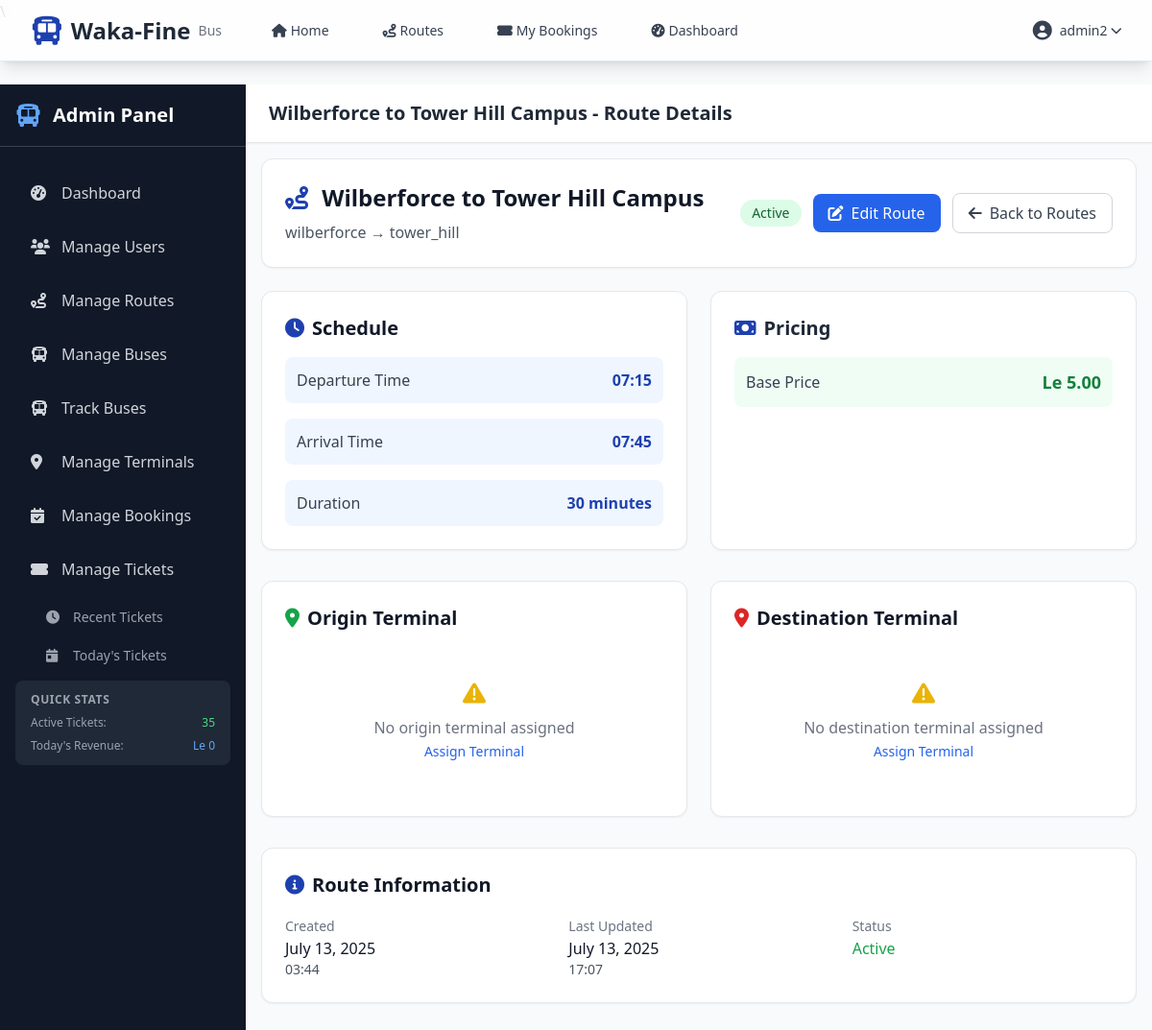
The page /routes/22/admin-detail/ (signed in) on the database its author committed.
### accounts/models.py (models this page shows, shortened)
class User(AbstractUser):
    ROLE_CHOICES = [
        ("admin", "Admin"),
        ("staff", "Staff"),
        ("customer", "Customer"),
    ]
    role = models.CharField(max_length=10, choices=ROLE_CHOICES, default="customer")
    phone_number = models.CharField(max_length=15, blank=True, null=True)
    created_at = models.DateTimeField(auto_now_add=True)
    updated_at = models.DateTimeField(auto_now=True)
    @property
    def is_admin(self):
        return self.role == "admin"

### routes/models.py (models this page shows, shortened)
class Route(models.Model):
    LOCATION_CHOICES = [
        ("lumley", "Lumley"),
        ("regent_road", "Regent Road"),
        ("aberdeen", "Aberdeen"),
        ("hill_station", "Hill Station"),
        ("kissy", "Kissy"),
        ("east_end", "East End"),
        ("wilberforce", "Wilberforce"),
        ("tower_hill", "Tower Hill"),
        ("ferry_junction", "Ferry Junction"),
        ("goderich", "Goderich"),
        ("kent", "Kent"),
        ("congo_cross", "Congo Cross"),
    ]
    name = models.CharField(max_length=100)
    origin = models.CharField(max_length=50, choices=LOCATION_CHOICES)
    destination = models.CharField(max_length=50, choices=LOCATION_CHOICES)
    origin_terminal = models.ForeignKey(
        "terminals.Terminal",
        on_delete=models.SET_NULL,
        null=True,
        blank=True,
        related_name="origin_routes",
        help_text="Terminal where this route starts",
    )
    destination_terminal = models.ForeignKey(
        "terminals.Terminal",
        on_delete=models.SET_NULL,
        null=True,
        blank=True,
        related_name="destination_routes",
        help_text="Terminal where this route ends",
    )
    price = models.DecimalField(max_digits=10, decimal_places=2)
    departure_time = models.TimeField()
    arrival_time = models.TimeField()
    duration_minutes = models.PositiveIntegerField(help_text="Duration in minutes")
    is_active = models.BooleanField(default=True)
    created_at = models.DateTimeField(auto_now_add=True)
    updated_at = models.DateTimeField(auto_now=True)
    class Meta:
        unique_together = ["origin", "destination", "departure_time"]

### routes/views.py (the view)
class AdminRouteDetailView(AdminRequiredMixin, DetailView):
    model = Route
    template_name = "routes/admin_detail.html"
    context_object_name = "route"

### routes/views.py (called while the page is built)
    def test_func(self):
        return self.request.user.is_authenticated and (
            self.request.user.is_admin or self.request.user.is_staff_member
        )

### templates/routes/admin_detail.html
{% extends 'accounts/admin/base_admin.html' %}
{% block page_title %}{{ route.name }} - Route Details{% endblock %}
{% block content %}
<div class="max-w-6xl mx-auto">
    <div class="bg-white rounded-xl shadow-sm border border-gray-200 p-6 mb-6">
        <div class="flex flex-col md:flex-row md:items-center md:justify-between">
            <div>
                <h1 class="text-2xl font-bold text-gray-900 mb-2">
                    <i class="fas fa-route text-primary mr-2"></i>
                    {{ route.name }}
                </h1>
                <p class="text-gray-600">{{ route.origin }} → {{ route.destination }}</p>
            </div>
            <div class="mt-4 md:mt-0 flex items-center space-x-3">
                <span class="{% if route.is_active %}bg-green-100 text-green-800{% else %}bg-red-100 text-red-800{% endif %} px-3 py-1 rounded-full text-sm font-medium">
                    {% if route.is_active %}Active{% else %}Inactive{% endif %}
                </span>
                <a href="{% url 'routes:update' route.pk %}" class="px-4 py-2 bg-blue-600 text-white rounded-lg hover:bg-blue-700 transition-colors">
                    <i class="fas fa-edit mr-2"></i>Edit Route
                </a>
                <a href="{% url 'accounts:admin_manage_routes' %}" class="px-4 py-2 border border-gray-300 rounded-lg text-gray-700 hover:bg-gray-50 transition-colors">
                    <i class="fas fa-arrow-left mr-2"></i>Back to Routes
                </a>
            </div>
        </div>
    </div>
    <div class="grid grid-cols-1 lg:grid-cols-2 gap-6 mb-8">
        <div class="bg-white rounded-xl shadow-sm border border-gray-200 p-6">
            <h2 class="text-xl font-semibold text-gray-900 mb-4">
                <i class="fas fa-clock text-primary mr-2"></i>Schedule
            </h2>
            <div class="space-y-4">
                <div class="flex justify-between items-center p-3 bg-blue-50 rounded-lg">
                    <span class="text-gray-700 font-medium">Departure Time</span>
                    <span class="text-primary font-bold">{{ route.departure_time|time:"H:i" }}</span>
                </div>
                <div class="flex justify-between items-center p-3 bg-blue-50 rounded-lg">
                    <span class="text-gray-700 font-medium">Arrival Time</span>
                    <span class="text-primary font-bold">{{ route.arrival_time|time:"H:i" }}</span>
                </div>
                <div class="flex justify-between items-center p-3 bg-blue-50 rounded-lg">
                    <span class="text-gray-700 font-medium">Duration</span>
                    <span class="text-primary font-bold">{{ route.duration_minutes }} minutes</span>
                </div>
            </div>
        </div>
        <div class="bg-white rounded-xl shadow-sm border border-gray-200 p-6">
            <h2 class="text-xl font-semibold text-gray-800 mb-4">
                <i class="fas fa-money-bill text-primary mr-2"></i>Pricing
            </h2>
            <div class="space-y-4">
                <div class="flex justify-between items-center p-3 bg-green-50 rounded-lg">
                    <span class="text-gray-700 font-medium">Base Price</span>
                    <span class="text-green-700 font-bold text-lg">Le {{ route.price }}</span>
                </div>
            </div>
        </div>
    </div>
    <div class="grid grid-cols-1 lg:grid-cols-2 gap-6 mb-8">
        <div class="bg-white rounded-xl shadow-sm border border-gray-200 p-6">
            <h2 class="text-xl font-semibold text-gray-900 mb-4">
                <i class="fas fa-map-marker-alt text-green-600 mr-2"></i>Origin Terminal
            </h2>
            {% if route.origin_terminal %}
                <div class="space-y-3">
                    <div>
                        <span class="text-sm font-medium text-gray-500">Terminal Name</span>
                        <p class="text-gray-900 font-medium">{{ route.origin_terminal.name }}</p>
                    </div>
                    <div>
                        <span class="text-sm font-medium text-gray-500">Type</span>
                        <p class="text-gray-900">{{ route.origin_terminal.get_terminal_type_display }}</p>
                    </div>
                    <div>
                        <span class="text-sm font-medium text-gray-500">Location</span>
                        <p class="text-gray-900">{{ route.origin_terminal.location }}</p>
                    </div>
                    <div>
                        <span class="text-sm font-medium text-gray-500">Operating Hours</span>
                        <p class="text-gray-900">{{ route.origin_terminal.operating_hours }}</p>
                    </div>
                </div>
            {% else %}
                <div class="text-center py-8">
                    <i class="fas fa-exclamation-triangle text-yellow-500 text-2xl mb-2"></i>
                    <p class="text-gray-500">No origin terminal assigned</p>
                    <a href="{% url 'routes:update' route.pk %}" class="text-blue-600 hover:text-blue-800 text-sm">Assign Terminal</a>
                </div>
            {% endif %}
        </div>
        <div class="bg-white rounded-xl shadow-sm border border-gray-200 p-6">
            <h2 class="text-xl font-semibold text-gray-900 mb-4">
                <i class="fas fa-map-marker-alt text-red-600 mr-2"></i>Destination Terminal
            </h2>
            {% if route.destination_terminal %}
                <div class="space-y-3">
                    <div>
                        <span class="text-sm font-medium text-gray-500">Terminal Name</span>
                        <p class="text-gray-900 font-medium">{{ route.destination_terminal.name }}</p>
                    </div>
                    <div>
                        <span class="text-sm font-medium text-gray-500">Type</span>
                        <p class="text-gray-900">{{ route.destination_terminal.get_terminal_type_display }}</p>
                    </div>
                    <div>
                        <span class="text-sm font-medium text-gray-500">Location</span>
                        <p class="text-gray-900">{{ route.destination_terminal.location }}</p>
                    </div>
                    <div>
                        <span class="text-sm font-medium text-gray-500">Operating Hours</span>
                        <p class="text-gray-900">{{ route.destination_terminal.operating_hours }}</p>
                    </div>
                </div>
            {% else %}
                <div class="text-center py-8">
                    <i class="fas fa-exclamation-triangle text-yellow-500 text-2xl mb-2"></i>
                    <p class="text-gray-500">No destination terminal assigned</p>
                    <a href="{% url 'routes:update' route.pk %}" class="text-blue-600 hover:text-blue-800 text-sm">Assign Terminal</a>
                </div>
            {% endif %}
        </div>
    </div>
    <div class="bg-white rounded-xl shadow-sm border border-gray-200 p-6">
        <h2 class="text-xl font-semibold text-gray-900 mb-4">
            <i class="fas fa-info-circle text-primary mr-2"></i>Route Information
        </h2>
        <div class="grid grid-cols-1 md:grid-cols-3 gap-6">
            <div>
                <span class="text-sm font-medium text-gray-500">Created</span>
                <p class="text-gray-900">{{ route.created_at|date:"F d, Y" }}</p>
                <p class="text-gray-600 text-sm">{{ route.created_at|time:"H:i" }}</p>
            </div>
            <div>
                <span class="text-sm font-medium text-gray-500">Last Updated</span>
                <p class="text-gray-900">{{ route.updated_at|date:"F d, Y" }}</p>
                <p class="text-gray-600 text-sm">{{ route.updated_at|time:"H:i" }}</p>
            </div>
            <div>
                <span class="text-sm font-medium text-gray-500">Status</span>
                <p class="font-medium {% if route.is_active %}text-green-600{% else %}text-red-600{% endif %}">
                    {% if route.is_active %}Active{% else %}Inactive{% endif %}
                </p>
            </div>
        </div>
    </div>
</div>
{% endblock %}

### templates/base_nav.html (shortened to what this page needs)
\
{% load static %}
<nav class="bg-white/80 backdrop-blur-md shadow-lg fixed top-0 left-0 right-0 z-40 border-b border-blue-100 h-16">  <div class="max-w-7xl mx-auto px-4 sm:px-6 lg:px-8">
        <div class="flex justify-between h-16">
            <div class="flex items-center">
                <div class="flex-shrink-0 flex items-center">
                    <i class="fas fa-bus text-3xl text-primary mr-2"></i>
                    <span class="text-2xl font-bold text-gray-800">Waka-Fine</span>
                    <span class="text-sm text-gray-500 ml-2">Bus</span>
                </div>
                <div class="hidden md:ml-10 md:flex md:space-x-8">
                    <a href="{% url 'home' %}" class="text-gray-700 hover:text-primary px-3 py-2 text-sm font-medium transition-colors duration-200">
                        <i class="fas fa-home mr-1"></i>Home
                    </a>
                    <a href="{% url 'routes:search' %}" class="text-gray-700 hover:text-primary px-3 py-2 text-sm font-medium transition-colors duration-200">
                        <i class="fas fa-route mr-1"></i>Routes
                    </a>
                    {% if user.is_authenticated %}
                        <a href="{% url 'bookings:list' %}" class="text-gray-700 hover:text-primary px-3 py-2 text-sm font-medium transition-colors duration-200">
                            <i class="fas fa-ticket-alt mr-1"></i>My Bookings
                        </a>
                        <a href="{% url 'accounts:dashboard' %}" class="text-gray-700 hover:text-primary px-3 py-2 text-sm font-medium transition-colors duration-200">
                            <i class="fas fa-tachometer-alt mr-1"></i>Dashboard
                        </a>
                    {% endif %}
                </div>
            </div>
            <div class="flex items-center space-x-4">
                {% if user.is_authenticated %}
                    <div class="relative" x-data="{ open: false }">
                        <button @click="open = !open" class="flex items-center text-sm text-gray-700 hover:text-primary focus:outline-none transition-colors duration-200">
                            <i class="fas fa-user-circle text-xl mr-2"></i>
                            <span class="hidden md:block">{{ user.get_full_name|default:user.username }}</span>
                            <i class="fas fa-chevron-down ml-1 text-xs"></i>
                        </button>
                    </div>
                {% endif %}
            </div>
        </div>
    </div>
</nav>

### rows shown on the page
User: get_full_name "admin2"
Route: name "Wilberforce to Tower Hill Campus", origin "wilberforce", destination "tower_hill", departure_time "07:15", arrival_time "07:45", duration_minutes "30", price "5.00", created_at "July 13, 2025", created_at "03:44", updated_at "July 13, 2025", updated_at "17:07"
